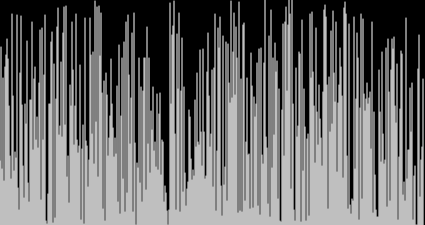
Frame 1 (no input)
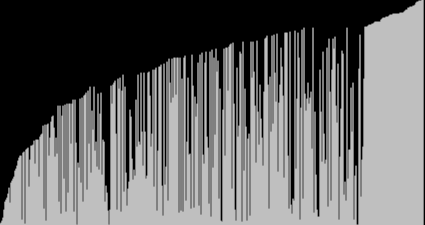
Frame 60 (no input)
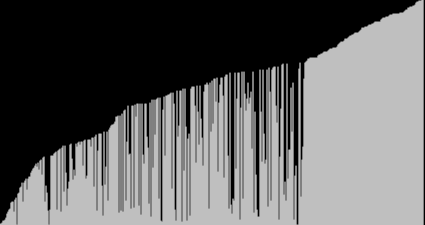
Frame 120 (the mouse pressed at the canvas centre since frame 60)

The p5.js sketch that drew these frames (run headless with seeded random() and noise() and a simulated clock; from frame 60 on, the mouse is pressed at the canvas centre):

// p5.js sketch
// ── sketch.js
function setup(){
    createCanvas(425,225);
    DataArray = [];
    for(var i = 0; i < width; i ++){
        DataArray.push(Math.round(random(height)));
    }
    frameRate(30);
    idx = 1;
    while(height % (10 ** idx) < height){
        idx++;
    }
    console.log(idx);
}
function draw(){
    background(0);
    stroke(255);
    for(var i = 0;i < DataArray.length - 1; i++){
        line(i,height,i,DataArray[i]);
    }
    for(var i = 0; i < DataArray.length - 1; i++){
        for(var x = 1; x < idx; x++){
            if(x == 1){
                var tmp = DataArray[i];
                var tmpmod1 = tmp%(10**x); 
                // var Num = DataArray[i]%(10**x);
                // var Num2 = DataArray[i+1]%(10**x);
                if(DataArray[i+1]%(10**x) > tmpmod1){
                    DataArray[i] = DataArray[i + 1]; 
                    DataArray[i + 1] = tmp;
                       
                }
            }
            else{
                var tmp = DataArray[i];
                var tmpDiv = tmp/(10 ** (idx - x));
                if(DataArray[i + 1]/(10 ** (idx - x)) > tmpDiv){
                    DataArray[i] = DataArray[i + 1]; 
                    DataArray[i + 1] = tmp;
                }
            }
            // else{
            //     var tmp = DataArray[i];
            //     var tmpDiv = tmp/(10 ** x);
            //     // var Num = DataArray[i]/(10**x);
            //     // var Num2 = DataArray[i + 1]/(10 ** x);
            //     if(DataArray[i + 1]/(10 ** x) > tmpDiv){
            //         DataArray[i + 1] = tmp;
            //         DataArray[i] = DataArray[i + 1];      
            //     }
            // }
        }
    }
}
